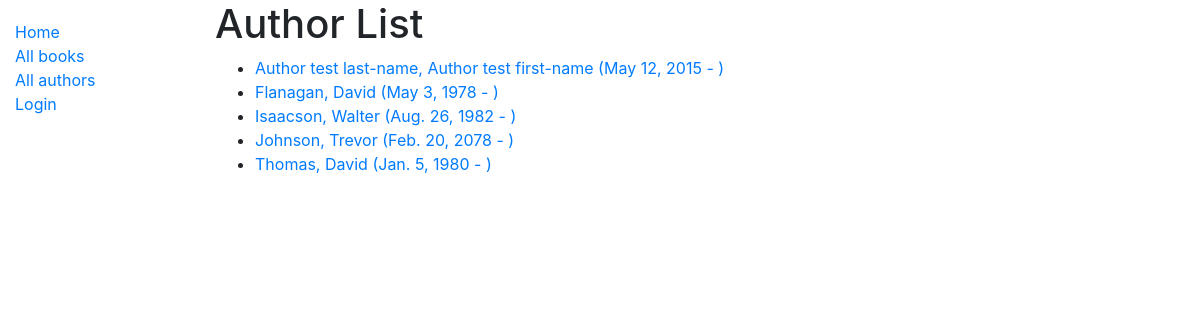
The app's page /catalog/authors/, older data.
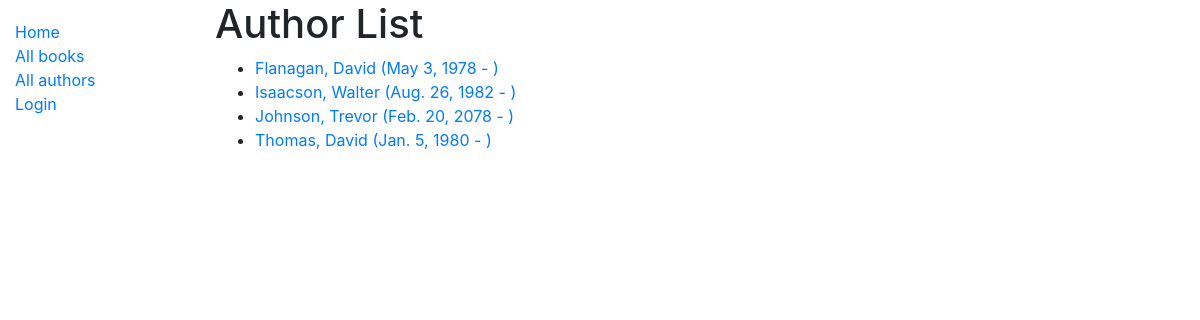
The same page, newer data.
### catalog/models.py (models this page shows)
class Author(models.Model):
    first_name = models.CharField(max_length=100)
    last_name = models.CharField(max_length=100)
    date_of_birth = models.DateField(null=True, blank=True)
    date_of_death = models.DateField('died', null=True, blank=True)
    class Meta:
        ordering = ['last_name', 'first_name']
    def get_absolute_url(self):
        return reverse('author-detail', args=[str(self.id)])
    def __str__(self):
        return f'{self.last_name}, {self.first_name}'

### catalog/views.py (the view)
# urls.py: path('authors/', views.AuthorListView.as_view(), name='authors'),
class AuthorListView(generic.ListView):
    model = Author
    paginate_by = 10

### catalog/templates/catalog/author_list.html
{% extends "base_generic.html" %}
{% block content %}
  <h1>Author List</h1>
  {%  if author_list %}
    <ul>
      {% for author in author_list %}
        <li>
          <a href="{{ author.get_absolute_url }}">{{ author }} ({{ author.date_of_birth }} - {% if author.date_of_death %} {{ author.date_of_death }} {% endif %} )</a>
        </li>
      {% endfor%}
    </ul>
  {% else %}
    <p>There are no authors with books</p>
  {% endif %}
{% endblock %}

### catalog/templates/base_generic.html (shortened to what this page needs)
<!DOCTYPE html>
<html lang="en">
<head>
  <link rel="stylesheet" href="https://cdn.jsdelivr.net/npm/bootstrap@4.5.3/dist/css/bootstrap.min.css">
  {% load static %}
  <link rel="stylesheet" href="{% static 'css/styles.css' %}">
</head>
<body>
  <div class="container-fluid">
    <div class="row">
      <div class="col-sm-2">
      {% block sidebar %}
        <ul class="sidebar-nav">
          <li> <a href="{% url 'index' %}"> Home</a></li>
          <li><a href="{% url 'books' %}">All books</a></li>
          <li><a href="{% url 'authors' %}">All authors</a></li>
        {% if user.is_authenticated %}
          <li>User: {{ user.get_username }}</li>
          <li><a href="{% url 'my-borrowed' %}">My Borrowed</a></li>
          {% if perms.catalog.can_mark_returned %}
            <li><a href="{% url 'all-borrowed' %}">All Borrowed Books</a></li>
          {% endif %}
          <li><a href="{% url 'logout' %}?next={{ request.path }}">Logout</a></li>
        {% else %}
          <li><a href="{% url 'login' %}?next={{ request.path }}">Login</a></li>
        </ul>
        {% endif %}
      {% endblock %}
      </div>
      <div class="col-sm-10">
        {% block content %}{% endblock %}
      </div>
    </div>
  </div>
</body>

### catalog/static/css/styles.css (style rules this page uses)
.sidebar-nav { margin-top: 20px; padding: 0; list-style: none; }

Row changes from the older to the newer data that the page shows:
removed Author: last_name+first_name "Author test last-name, Author test first-name", date_of_birth "May 12, 2015"
